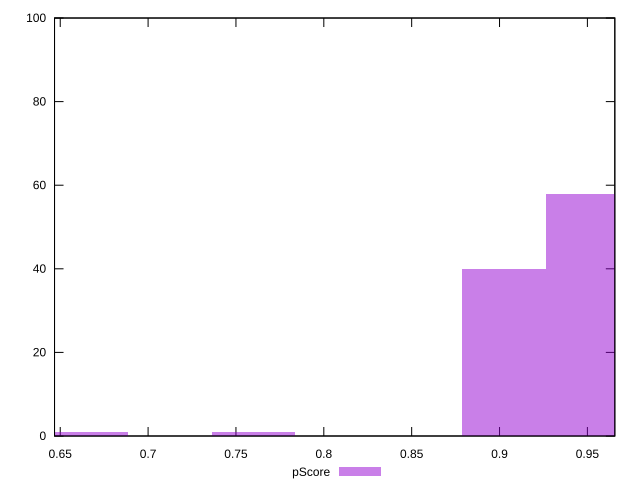

Write gnuplot code to recreate this figure.
reset

$pScore <<EOF
0.6649642676901623 1
0.7599591630744712 1
0.949948953843089 58
0.9024515061509345 40
EOF

set key outside below
set boxwidth 0.04749744769215445
set xrange [0.6467585952503048:0.9656088916320744]
set yrange [0:100]
set trange [0:100]
set style fill transparent solid 0.5 noborder
set terminal svg size 640, 490 enhanced background rgb 'white'
set output "reports/report_00032_2021-02-25T10-28-15.087Z/speed-index/samples/music/pScore/histogram.svg"

plot $pScore title "pScore" with boxes

reset
